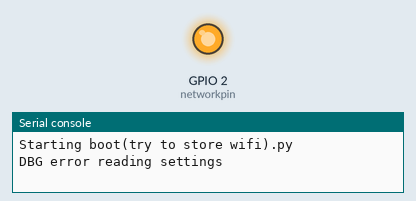
This program was run on a simulated ESP8266 board running MicroPython. On the bench: output pins drawn as LEDs (lit = HIGH), the last lines printed to the serial console. WiFi joins after 1.5 s; files that are not in the repository are absent. At 7.4 s the program stops and its outputs stay as they are.

Above: at 1.3 s.
At 7.5 s:
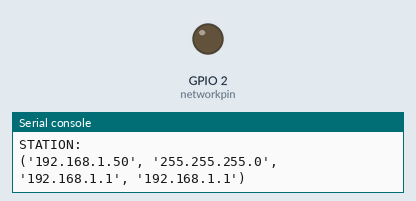
Timing chart, 0 to 8.9 s (numbered marks = the images above):
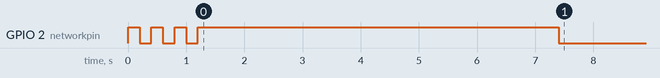

The program:

boot_try_to_store_wifi_.py
```python
import network, machine, time, math
import ujson

print('Starting boot(try to store wifi).py')

# ssid = 'KVN'
# ssidpss = 'cccccccc'
ssid = ''
ssidpss = ''

try:
    # with open('config.txt') as config_file:
    #     config_text = config_file.read()
    #     config_parced = ujson.loads(config_text)
    #     ssid = config_parced['ssid']
    #     ssidpss = config_parced['ssidpss']
    file = open('config.txt')
    text = file.read()
    config_parced = ujson.loads(text)
    ssid = config_parced['ssid']
    print('DBG got SSID {}'.format(ssid))
    ssidpss = config_parced['ssidpss']
    print('DBG got ssidpss {}'.format(ssidpss))

except:
    print('DBG error reading settings')


# >>> file = open('config.txt')
# >>> text = file.read()
# >>> text
# '{"ssid":"KVN","ssidpss":"cccccccc","trick":"demo"}'
# >>> parced = ujson.loads(text)
# >>> parced
# {'ssid': 'KVN', 'ssidpss': 'cccccccc', 'trick': 'demo'}
# >>> parced['ssid']


# ssid = 't4m'
# ssidpss = ''

s_timeout = 200
l_timeout = 2000

networkpin = machine.Pin(2, machine.Pin.OUT)
networkpin.on()
time.sleep_ms(s_timeout)
networkpin.off()
time.sleep_ms(s_timeout)
networkpin.on()
time.sleep_ms(s_timeout)
networkpin.off()
time.sleep_ms(s_timeout)
networkpin.on()
time.sleep_ms(s_timeout)
networkpin.off()
time.sleep_ms(s_timeout)
networkpin.on()
time.sleep_ms(s_timeout)

sta_if = network.WLAN(network.STA_IF)
ap_if = network.WLAN(network.AP_IF)

print(ap_if.ifconfig())
print(ssid, ssidpss)

sta_if.active(True)
sta_if.connect(ssid, ssidpss)

time.sleep_ms(l_timeout)
time.sleep_ms(l_timeout)  # 4 s
time.sleep_ms(l_timeout)  # 6 S

print('AP:')
print(ap_if.ifconfig())
print('STATION:')
print(sta_if.ifconfig())

networkpin.off()
```

Measured:
- by itself, GPIO 2 (networkpin): goes 3 × (HIGH 0.20 s, LOW 0.20 s), HIGH 6.2 s, then LOW
